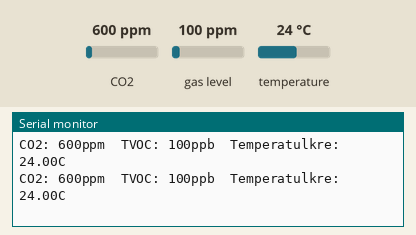
The sketch below on a simulated Arduino Uno, built with avr-gcc and run on an emulated ATmega328P. On the bench: the last lines printed to the serial monitor. The inputs (shaded band) are chosen by the test bench; at power-on: CO2 600 ppm, gas level 100 ppm, temperature 24 °C.

Above: at 1.2 s.
1.3 s: CO2 set to 452 ppm
At 1.9 s:
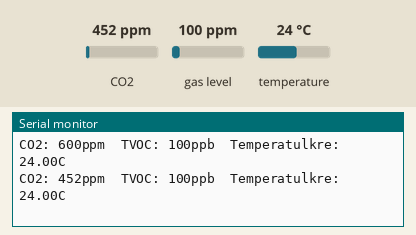
2.8 s: gas level set to 20 ppm
At 3.4 s:
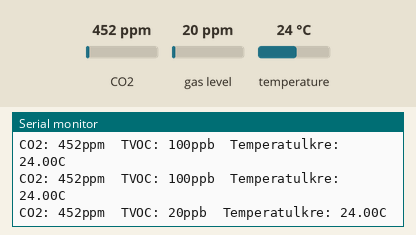
4.3 s: temperature set to 12 °C
At 4.9 s:
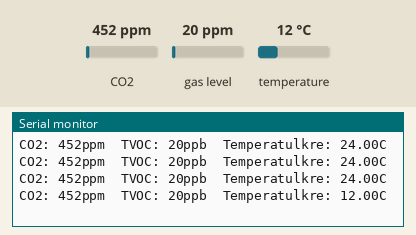

The sketch:

Arduino_CCS811_Example.ino
```cpp
#include "Adafruit_CCS811.h"

Adafruit_CCS811 ccs;
int eCO2 = 0; //returns eCO2 reading
int TVOC = 0; //return TVOC reading
float temp = 0.0;
void setup() {
  Serial.begin(9600);

  Serial.println("CCS811 test");

  if (!ccs.begin()) {
    Serial.println("Failed to start sensor! Please check your wiring.");
    while (1);
  }

  // Wait for the sensor to be ready
  while (!ccs.available());
  temp = ccs.calculateTemperature();
  ccs.setTempOffset(temp - 25.0);
}

void loop() {
  if (ccs.available()) {
    if (!ccs.readData()) {
      eCO2 = ccs.geteCO2();
      TVOC = ccs.getTVOC();
      temp = ccs.calculateTemperature();
      Serial.print("CO2: ");
      Serial.print(eCO2);
      Serial.print("ppm\t");
      Serial.print("TVOC: ");
      Serial.print(TVOC);
      Serial.print("ppb\t");
      Serial.print("Temperatulkre: ");
      Serial.print(temp);
      Serial.println("C");
    }
    else {
      Serial.println("ERROR!");
      while (1);
    }
  }
  delay(500);
}
```

Measured:
- after the input at 1.3 s, the serial monitor: prints a new line after 0.21 s (image 1)
- after the input at 2.8 s, the serial monitor: prints a new line after 0.21 s (image 2)
- after the input at 4.3 s, the serial monitor: prints a new line after 0.22 s (image 3)
